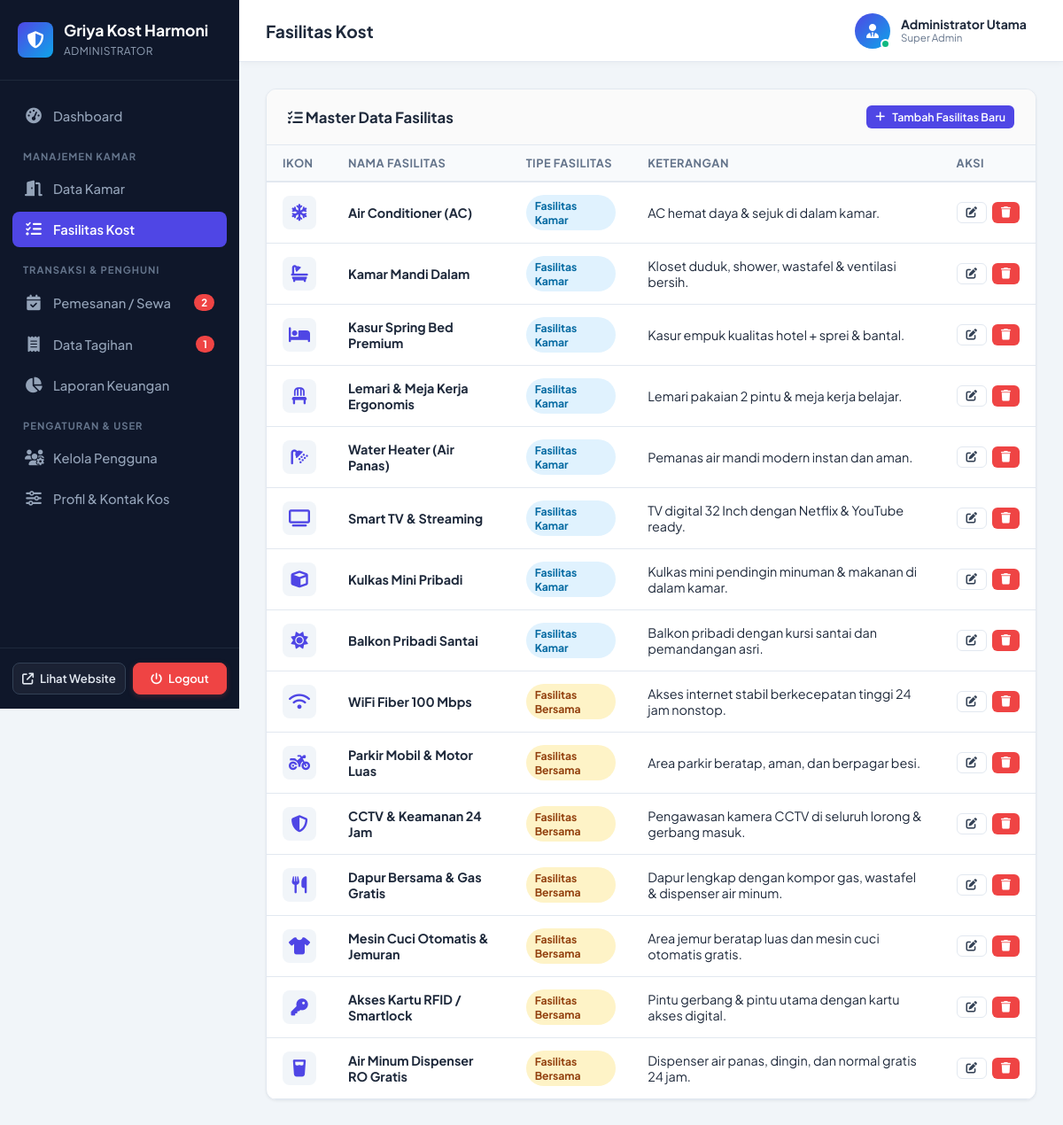
/admin/fasilitas.php (signed in), run on the app's committed database.
### tables this page shows
CREATE TABLE `tbl_pengaturan` (
  `id` int(11) NOT NULL AUTO_INCREMENT,
  `nama_kost` varchar(100) NOT NULL DEFAULT 'Griya Kost Harmoni',
  `slogan` varchar(255) DEFAULT 'Hunian Modern, Bersih, Nyaman, Aman, dan Strategis',
  `logo` varchar(255) DEFAULT 'logo.png',
  `banner` varchar(255) DEFAULT 'banner.jpg',
  `deskripsi` text DEFAULT NULL,
  `alamat` text DEFAULT NULL,
  `kota` varchar(100) DEFAULT 'Jakarta Selatan',
  `no_telepon` varchar(20) DEFAULT '021-88997766',
  `no_wa` varchar(20) DEFAULT '081234567890',
  `email` varchar(100) DEFAULT 'kontak@griyakostharmoni.com',
  `nama_bank` varchar(50) DEFAULT 'Bank BCA',
  `no_rekening` varchar(50) DEFAULT '8830129841',
  `atas_nama` varchar(100) DEFAULT 'Griya Kost Harmoni',
  `qris_image` varchar(255) DEFAULT NULL,
  `updated_at` timestamp NOT NULL DEFAULT CURRENT_TIMESTAMP ON UPDATE CURRENT_TIMESTAMP,
  PRIMARY KEY (`id`)
);

CREATE TABLE `tbl_users` (
  `id_user` int(11) NOT NULL AUTO_INCREMENT,
  `username` varchar(50) NOT NULL UNIQUE,
  `password` varchar(255) NOT NULL,
  `nama_lengkap` varchar(100) NOT NULL,
  `email` varchar(100) NOT NULL UNIQUE,
  `no_hp` varchar(20) NOT NULL,
  `role` enum('admin','petugas','pengunjung') NOT NULL DEFAULT 'pengunjung',
  `foto` varchar(255) DEFAULT 'default_user.png',
  `alamat_asal` text DEFAULT NULL,
  `pekerjaan` varchar(100) DEFAULT 'Mahasiswa / Karyawan',
  `no_ktp` varchar(30) DEFAULT NULL,
  `status_aktif` enum('aktif','nonaktif') NOT NULL DEFAULT 'aktif',
  `created_at` timestamp NOT NULL DEFAULT CURRENT_TIMESTAMP,
  PRIMARY KEY (`id_user`)
);

CREATE TABLE `tbl_fasilitas` (
  `id_fasilitas` int(11) NOT NULL AUTO_INCREMENT,
  `nama_fasilitas` varchar(50) NOT NULL,
  `ikon` varchar(50) DEFAULT 'fa-check',
  `tipe` enum('kamar','bersama') NOT NULL DEFAULT 'kamar',
  `keterangan` varchar(255) DEFAULT NULL,
  PRIMARY KEY (`id_fasilitas`)
);

### config/helper.php (called while the page is built, shortened)
<?php
function get_profil_kost($conn) {
    $q = mysqli_query($conn, "SELECT * FROM tbl_pengaturan WHERE id = 1 LIMIT 1");
    if ($q && mysqli_num_rows($q) > 0) {
        return mysqli_fetch_assoc($q);
    }
    return [
        'nama_kost' => 'Griya Kost Harmoni',
        'slogan' => 'Hunian Nyaman & Strategis',
        'logo' => 'logo_default.png',
        'banner' => 'banner_default.jpg',
        'deskripsi' => 'Kost eksklusif fasilitas lengkap',
        'alamat' => 'Jl. Flamboyan No. 45',
        'kota' => 'Jakarta Selatan',
        'no_telepon' => '021-88997766',
        'no_wa' => '081234567890',
        'email' => 'kontak@griyakost.com',
        'nama_bank' => 'Bank BCA',
        'no_rekening' => '8830129841',
        'atas_nama' => 'Griya Kost Harmoni',
        'qris_image' => null
    ];
}
function get_current_user_data($conn) {
    $id = (int)$_SESSION['user_id'];
    $q = mysqli_query($conn, "SELECT * FROM tbl_users WHERE id_user = $id LIMIT 1");
    return ($q && mysqli_num_rows($q) > 0) ? mysqli_fetch_assoc($q) : null;
}
?>

### admin/fasilitas.php (the view, shortened to what this page needs)
<?php
require_once __DIR__ . '/../koneksi.php';
require_once __DIR__ . '/../config/helper.php';
$fasilitas_list = mysqli_query($conn, "SELECT * FROM tbl_fasilitas ORDER BY tipe ASC, id_fasilitas ASC");
$page_title = "Fasilitas Kost";
require_once __DIR__ . '/header.php';
?>
<div class="card">
    <div class="card-header" style="display: flex; justify-content: space-between; align-items: center;">
        <h3 class="card-title"><i class="fa-solid fa-list-check"></i> Master Data Fasilitas</h3>
        <button type="button" class="btn btn-primary btn-sm" onclick="openModal('modalTambahFasilitas')">
            <i class="fa-solid fa-plus"></i> Tambah Fasilitas Baru
        </button>
    </div>
    <div class="card-body" style="padding: 0;">
        <div class="table-responsive">
            <table class="data-table">
                <thead>
                    <tr>
                        <th>Ikon</th>
                        <th>Nama Fasilitas</th>
                        <th>Tipe Fasilitas</th>
                        <th>Keterangan</th>
                        <th>Aksi</th>
                    </tr>
                </thead>
                <tbody>
                    <?php if ($fasilitas_list && mysqli_num_rows($fasilitas_list) > 0): ?>
                        <?php while ($f = mysqli_fetch_assoc($fasilitas_list)): ?>
                            <tr>
                                <td>
                                    <div style="width: 38px; height: 38px; background: var(--adm-bg); border-radius: 8px; display: flex; align-items: center; justify-content: center; font-size: 1.2rem; color: var(--adm-primary);">
                                        <i class="fa-solid <?= htmlspecialchars($f['ikon'] ?? 'fa-check') ?>"></i>
                                    </div>
                                </td>
                                <td><b><?= htmlspecialchars($f['nama_fasilitas']) ?></b></td>
                                <td>
                                    <span class="badge <?= $f['tipe'] == 'kamar' ? 'badge-info' : 'badge-warning' ?>">
                                        <?= $f['tipe'] == 'kamar' ? 'Fasilitas Kamar' : 'Fasilitas Bersama' ?>
                                    </span>
                                </td>
                                <td><?= htmlspecialchars($f['keterangan'] ?? '-') ?></td>
                                <td>
                                    <div style="display: flex; gap: 6px;">
                                        <button type="button" class="btn btn-outline btn-sm" onclick='editFasilitas(<?= json_encode($f) ?>)'>
                                            <i class="fa-solid fa-pen-to-square"></i>
                                        </button>
                                        <button type="button" class="btn btn-danger btn-sm" onclick="confirmAction('Hapus fasilitas <?= addslashes($f['nama_fasilitas']) ?>?', 'fasilitas.php?hapus=<?= $f['id_fasilitas'] ?>')">
                                            <i class="fa-solid fa-trash"></i>
                                        </button>
                                    </div>
                                </td>
                            </tr>
                        <?php endwhile; ?>
                    <?php else: ?>
                        <tr><td colspan="5" style="text-align: center; color: var(--adm-muted);">Belum ada fasilitas terdaftar.</td></tr>
                    <?php endif; ?>
                </tbody>
            </table>
        </div>
    </div>
</div>
<?php require_once __DIR__ . '/footer.php'; ?>

### admin/header.php (shortened to what this page needs)
<?php
require_once __DIR__ . '/../koneksi.php';
require_once __DIR__ . '/../config/helper.php';
$profil = get_profil_kost($conn);
$curr_user = get_current_user_data($conn);
$q_b_count = mysqli_query($conn, "SELECT COUNT(*) as tot FROM tbl_booking WHERE status_booking = 'pending'");
$pending_booking = mysqli_fetch_assoc($q_b_count)['tot'] ?? 0;
$q_t_count = mysqli_query($conn, "SELECT COUNT(*) as tot FROM tbl_tagihan_pembayaran WHERE status_pembayaran = 'menunggu_verifikasi'");
$pending_bayar = mysqli_fetch_assoc($q_t_count)['tot'] ?? 0;
$current_page = basename($_SERVER['PHP_SELF']);
?>
<!DOCTYPE html>
<html lang="id">
<head>
    <link rel="stylesheet" href="../assets/css/admin.css?v=<?= time() ?>">
    <link rel="stylesheet" href="https://cdnjs.cloudflare.com/ajax/libs/font-awesome/6.4.0/css/all.min.css">
</head>
<body>
<div class="admin-layout">
    <aside class="sidebar">
        <div class="sidebar-header">
            <div class="sidebar-logo-icon"><i class="fa-solid fa-shield-halved"></i></div>
            <div>
                <h2 class="sidebar-title"><?= htmlspecialchars($profil['nama_kost']) ?></h2>
                <span class="sidebar-subtitle">Administrator</span>
            </div>
        </div>
        <ul class="sidebar-menu">
            <li class="sidebar-item <?= $current_page == 'index.php' ? 'active' : '' ?>">
                <a href="index.php"><i class="fa-solid fa-gauge-high"></i> Dashboard</a>
            </li>
            <li class="menu-category">Manajemen Kamar</li>
            <li class="sidebar-item <?= in_array($current_page, ['kamar.php', 'kamar_tambah.php', 'kamar_edit.php']) ? 'active' : '' ?>">
                <a href="kamar.php"><i class="fa-solid fa-door-open"></i> Data Kamar</a>
            </li>
            <li class="sidebar-item <?= $current_page == 'fasilitas.php' ? 'active' : '' ?>">
                <a href="fasilitas.php"><i class="fa-solid fa-list-check"></i> Fasilitas Kost</a>
            </li>
            <li class="menu-category">Transaksi & Penghuni</li>
            <li class="sidebar-item <?= $current_page == 'booking.php' ? 'active' : '' ?>">
                <a href="booking.php">
                    <i class="fa-solid fa-calendar-check"></i> Pemesanan / Sewa
                    <?php if ($pending_booking > 0): ?>
                        <span class="sidebar-badge"><?= $pending_booking ?></span>
                    <?php endif; ?>
                </a>
            </li>
            <li class="sidebar-item <?= $current_page == 'tagihan.php' ? 'active' : '' ?>">
                <a href="tagihan.php">
                    <i class="fa-solid fa-receipt"></i> Data Tagihan
                    <?php if ($pending_bayar > 0): ?>
                        <span class="sidebar-badge"><?= $pending_bayar ?></span>
                    <?php endif; ?>
                </a>
            </li>
            <li class="sidebar-item <?= $current_page == 'laporan.php' ? 'active' : '' ?>">
                <a href="laporan.php"><i class="fa-solid fa-chart-pie"></i> Laporan Keuangan</a>
            </li>
            <li class="menu-category">Pengaturan & User</li>
            <li class="sidebar-item <?= $current_page == 'users.php' ? 'active' : '' ?>">
                <a href="users.php"><i class="fa-solid fa-users-gear"></i> Kelola Pengguna</a>
            </li>
            <li class="sidebar-item <?= $current_page == 'profil_kost.php' ? 'active' : '' ?>">
                <a href="profil_kost.php"><i class="fa-solid fa-sliders"></i> Profil & Kontak Kos</a>
            </li>
        </ul>
        <div class="sidebar-footer" style="padding: 16px 14px; border-top: 1px solid #1e293b; display: flex; align-items: center; gap: 8px;">
            <a href="../index.php" target="_blank" class="btn btn-sidebar-web" style="flex: 1; display: inline-flex; align-items: center; justify-content: center; gap: 7px; padding: 9px 10px; font-size: 0.82rem; font-weight: 600; text-decoration: none; border-radius: 8px; background: rgba(255, 255, 255, 0.05); color: #e2e8f0; border: 1px solid #334155;" title="Buka Halaman Depan Website">
                <i class="fa-solid fa-arrow-up-right-from-square"></i> Lihat Website
            </a>
            <a href="../logout.php" class="btn btn-sidebar-logout" style="flex: 1; display: inline-flex; align-items: center; justify-content: center; gap: 7px; padding: 9px 10px; font-size: 0.82rem; font-weight: 600; text-decoration: none; border-radius: 8px; background: #ef4444; color: #ffffff; border: 1px solid #ef4444;" title="Keluar dari Panel Admin">
                <i class="fa-solid fa-power-off"></i> Logout
            </a>
        </div>
    </aside>
    <div class="main-wrapper">
        <header class="topbar">
            <div class="topbar-left">
                <div class="topbar-title">
                    <span><?= isset($page_title) ? $page_title : 'Dashboard Admin' ?></span>
                </div>
            </div>
            <div class="topbar-right">
                <div class="user-profile-btn" style="cursor: default;">
                    <div class="user-avatar" style="background: linear-gradient(135deg, #4f46e5, #0ea5e9); color: #ffffff;">
                        <i class="fa-solid fa-user-tie"></i>
                        <span class="status-pulse-dot"></span>
                    </div>
                    <div class="user-info">
                        <span class="user-name"><?= htmlspecialchars($curr_user['nama_lengkap'] ?? 'Admin') ?></span>
                        <span class="user-role-badge">Super Admin</span>
                    </div>
                </div>
            </div>
        </header>
        <main class="page-content">

### data on the page
tbl_pengaturan: nama_kost "Griya Kost Harmoni"
tbl_users: nama_lengkap "Administrator Utama"
tbl_fasilitas: nama_fasilitas "Air Conditioner (AC)", tipe "Fasilitas Kamar", keterangan "AC hemat daya & sejuk di dalam kamar."
tbl_fasilitas: nama_fasilitas "Kamar Mandi Dalam", tipe "Fasilitas Kamar", keterangan "Kloset duduk, shower, wastafel & ventilasi bersih."
tbl_fasilitas: nama_fasilitas "Kasur Spring Bed Premium", tipe "Fasilitas Kamar", keterangan "Kasur empuk kualitas hotel + sprei & bantal."
tbl_fasilitas: nama_fasilitas "Lemari & Meja Kerja Ergonomis", tipe "Fasilitas Kamar", keterangan "Lemari pakaian 2 pintu & meja kerja belajar."
tbl_fasilitas: nama_fasilitas "Water Heater (Air Panas)", tipe "Fasilitas Kamar", keterangan "Pemanas air mandi modern instan dan aman."
tbl_fasilitas: nama_fasilitas "Smart TV & Streaming", tipe "Fasilitas Kamar", keterangan "TV digital 32 Inch dengan Netflix & YouTube ready."
tbl_fasilitas: nama_fasilitas "Kulkas Mini Pribadi", tipe "Fasilitas Kamar", keterangan "Kulkas mini pendingin minuman & makanan di dalam kamar."
tbl_fasilitas: nama_fasilitas "Balkon Pribadi Santai", tipe "Fasilitas Kamar", keterangan "Balkon pribadi dengan kursi santai dan pemandangan asri."
tbl_fasilitas: nama_fasilitas "WiFi Fiber 100 Mbps", tipe "Fasilitas Bersama", keterangan "Akses internet stabil berkecepatan tinggi 24 jam nonstop."
tbl_fasilitas: nama_fasilitas "Parkir Mobil & Motor Luas", tipe "Fasilitas Bersama", keterangan "Area parkir beratap, aman, dan berpagar besi."
tbl_fasilitas: nama_fasilitas "CCTV & Keamanan 24 Jam", tipe "Fasilitas Bersama", keterangan "Pengawasan kamera CCTV di seluruh lorong & gerbang masuk."
tbl_fasilitas: nama_fasilitas "Dapur Bersama & Gas Gratis", tipe "Fasilitas Bersama", keterangan "Dapur lengkap dengan kompor gas, wastafel & dispenser air minum."
tbl_fasilitas: nama_fasilitas "Mesin Cuci Otomatis & Jemuran", tipe "Fasilitas Bersama", keterangan "Area jemur beratap luas dan mesin cuci otomatis gratis."
tbl_fasilitas: nama_fasilitas "Akses Kartu RFID / Smartlock", tipe "Fasilitas Bersama", keterangan "Pintu gerbang & pintu utama dengan kartu akses digital."
tbl_fasilitas: nama_fasilitas "Air Minum Dispenser RO Gratis", tipe "Fasilitas Bersama", keterangan "Dispenser air panas, dingin, dan normal gratis 24 jam."

### other printed values
$pending_booking "2"
$pending_bayar "1"
$page_title "Fasilitas Kost"
